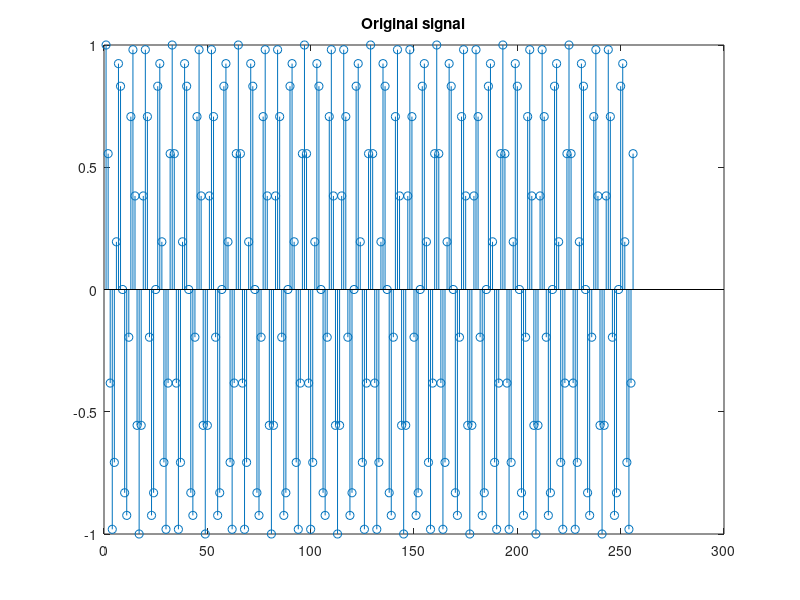
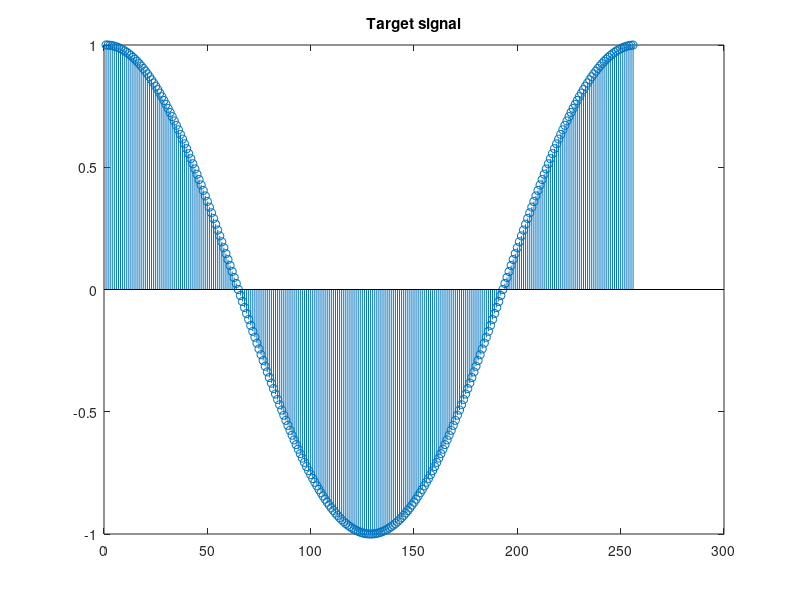
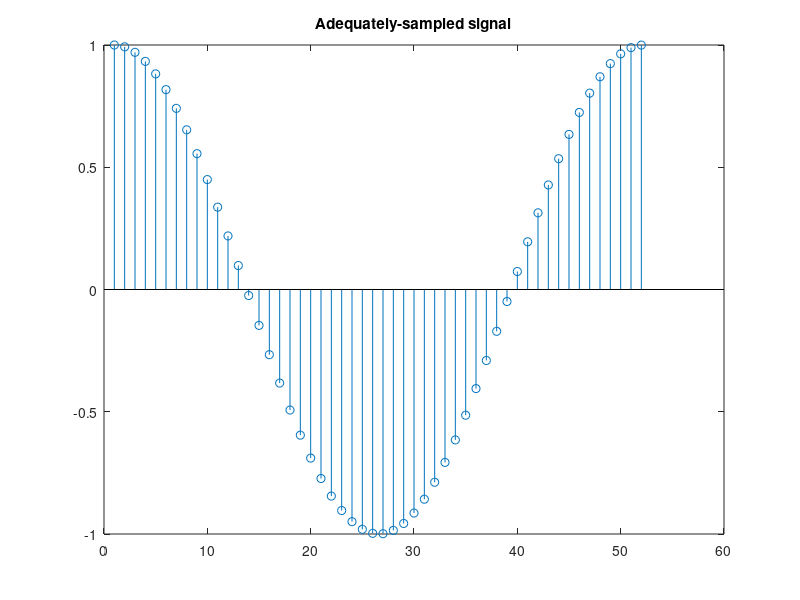

Write the MATLAB code that produced these figures, in order.
Fs = 256;
Ts = 1/Fs;
t = [0:Ts:1-Ts];

A = cos(2*pi*40*t);
% plot(t, A, '-')
stem(A)
title("Original signal");
% At this rate, 256/40 = 6.4 samples per cycle

figure
A = cos(2*pi*t);
stem(A)
title("Target signal");

% Multiply sampling frequency by 8
% 51.2 samples/cycle
Fs = 2048;
Ts = 1/Fs;
t = [0:Ts:1/40];
A = cos(2*pi*40*t);
figure
stem(A);
title("Adequately-sampled signal")

% STATUS: 440 cycles per second
% At 2048 samples per second
% GOAL: 2048 samples for 1 second
% One cycle per second (1 Hz)